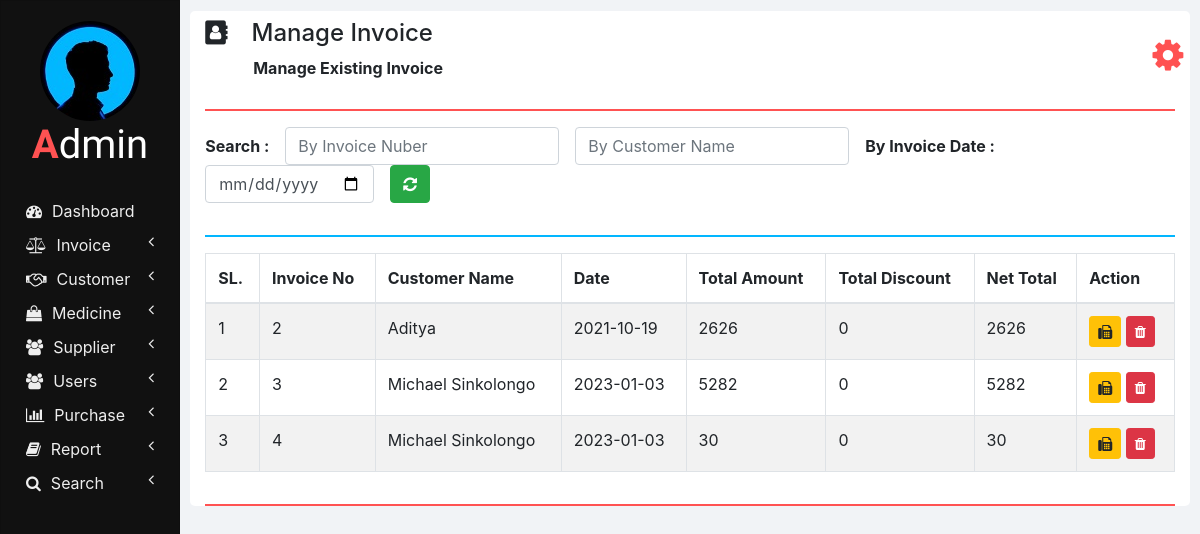
Page /manage_invoice.php on the committed database.
### tables this page shows
CREATE TABLE `invoices` (
  `invoice_id` int(11) NOT NULL,
  `feeId` int(10) DEFAULT NULL,
  `medicineId` int(10) DEFAULT NULL,
  `item` varchar(100) NOT NULL,
  `description` text NOT NULL,
  `unitPrice` decimal(10,2) NOT NULL,
  `quantity` int(10) NOT NULL,
  `net_total` double NOT NULL DEFAULT 0,
  `invoice_date` date NOT NULL DEFAULT current_timestamp(),
  `customer_id` int(11) DEFAULT NULL,
  `total_amount` double NOT NULL,
  `total_discount` double NOT NULL
);

CREATE TABLE `customers` (
  `id` int(11) NOT NULL,
  `name` varchar(20) NOT NULL,
  `contact_number` varchar(10) NOT NULL,
  `address` varchar(100) NOT NULL,
  `doctor_name` varchar(20) NOT NULL,
  `doctor_address` varchar(100) NOT NULL
);

### php/manage_invoice.php (the view, shortened to what this page needs)
<?php
  function showInvoices() {
    require "db_connection.php";
    if($con) {
      $seq_no = 0;
      $query = "SELECT * FROM invoices INNER JOIN customers ON invoices.customer_id = customers.id";
      $result = mysqli_query($con, $query);
      while($row = mysqli_fetch_array($result)) {
        $seq_no++;
        showInvoiceRow($seq_no, $row);
      }
    }
  }
  function showInvoiceRow($seq_no, $row) {
    ?>
    <tr>
      <td><?php echo $seq_no; ?></td>
      <td><?php echo $row['invoice_id']; ?></td>
      <td><?php echo $row['name']; ?></td>
      <td><?php echo $row['invoice_date']; ?></td>
      <td><?php echo $row['total_amount']; ?></td>
      <td><?php echo $row['total_discount']; ?></td>
      <td><?php echo $row['net_total']; ?></td>
      <td>
        <button class="btn btn-warning btn-sm" onclick="printInvoice(<?php echo $row['invoice_id']; ?>);">
          <i class="fa fa-fax"></i>
        </button>
        <button class="btn btn-danger btn-sm" onclick="deleteInvoice(<?php echo $row['invoice_id']; ?>);">
          <i class="fa fa-trash"></i>
        </button>
      </td>
    </tr>
    <?php
  }
    ?>

### css/sidenav.css (style rules this page uses)
body { background-color: #f1f3f6; }
.sidenav { width: 15%; height: 100vh; background-color: #222222; position: fixed; z-index: 1; flex: 1 0 auto; }
.card { width: 100%; height: 100%; top: 0; border-radius: 0; background-color: #111111; }
.logo .logo-caption { font-family: 'Poiret One', cursive; color: #ffffff; text-align: center; margin-bottom: 25px; }
.logo .profile { margin-left: 50%; border-radius: 50%; transform: translate(-50%); }
.logo .tweak { color: #ff5252; font-weight: bold; }
.main-menu-item { padding: 5px 5px; cursor: pointer; }
.main-menu-item > a { color: #eeeeee; text-decoration: none; font-size: 16px; }
.main-menu-item > a > span { margin-left: 10px; }

### css/home.css (style rules this page uses)
html, body { height: 100vh; }

### rows in the picture
invoices: seq_no "1", invoice_id "2", customer.name "Aditya", invoice_date "2021-10-19", total_amount "2626", total_discount "0", net_total "2626"
invoices: seq_no "2", invoice_id "3", customer.name "Michael Sinkolongo", invoice_date "2023-01-03", total_amount "5282", total_discount "0", net_total "5282"
invoices: seq_no "3", invoice_id "4", customer.name "Michael Sinkolongo", invoice_date "2023-01-03", total_amount "30", total_discount "0", net_total "30"

### other values in the picture
$heading "Manage Invoice"
$sub_heading "Manage Existing Invoice"
